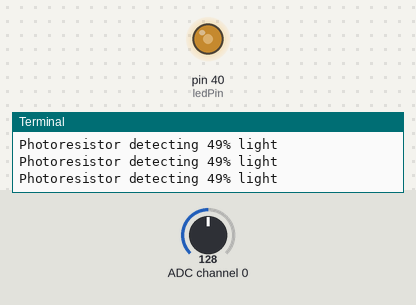
The program below on a simulated Raspberry Pi (header pin numbers). On the bench: output pins drawn as LEDs (lit = HIGH), the last lines printed to the terminal. Inputs (shaded band) come from the test bench; at power-on: ADC channel 0 = 128 (analog values on the 0–255 scale).

Above: at 1.2 s.
1.3 s: ADC channel 0 set to 76
At 2.0 s:
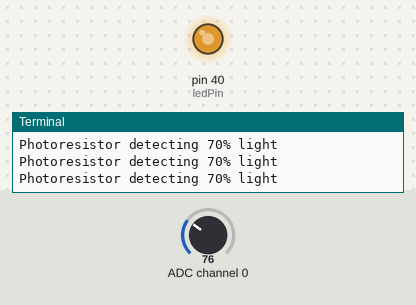
2.8 s: ADC channel 0 set to 30
At 3.4 s:
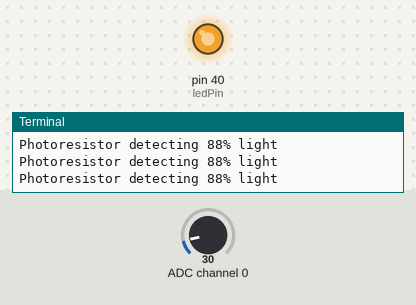
4.3 s: ADC channel 0 set to 224
At 5.5 s:
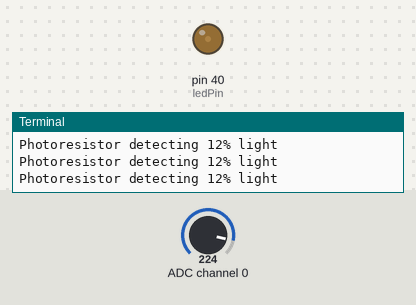
5.8 s: ADC channel 0 set to 255
At 6.6 s:
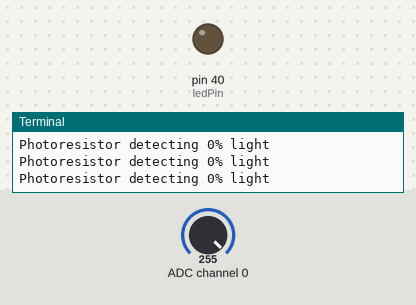
Timing chart, 0 to 8.3 s (numbered marks = the images above; inputs shaded):
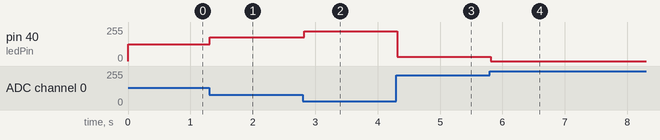

Measured:
- after the input at 1.3 s, pin 40 (ledPin): 127/255 → 179/255 at once
- after the input at 2.8 s, pin 40 (ledPin): 179/255 → 225/255 at once
- after the input at 4.3 s, pin 40 (ledPin): 225/255 → 31/255 at once
- after the input at 5.8 s, pin 40 (ledPin): 31/255 → 0/255 at once

The program:

photoresistor.py
```python
import smbus
import RPi.GPIO as gpio
import time

address = 0x48
bus = smbus.SMBus(1)
command = 0x40

interval = 0.01
ledPin = 40

def setup():
    global ledPWM
    gpio.setmode(gpio.BOARD)
    gpio.setup(ledPin, gpio.OUT)
    gpio.output(ledPin, gpio.LOW)
    ledPWM = gpio.PWM(ledPin, 1000)
    ledPWM.start(30)

def start():
    setup()
    try:
        loop()
    except KeyboardInterrupt:
        end()

# Reads the analog channel which can be 0, 1, 2, 3 from the PCF8591
def analogRead(channel):
    value = bus.read_byte_data(address, command + channel)
    return value

# To map values from a scale of 0 to 255 to 100% to 0%
def translateValues(value, leftMin, leftMax, rightMin, rightMax):
    leftSpan = leftMax - leftMin
    rightSpan = rightMax - rightMin
    valueScaled = float(value - leftMin) / float(leftSpan)
    return rightMin + (valueScaled * rightSpan)

def loop():
    while 1:
        value = analogRead(0)

        # A value of 0 is 100% and 255 is 0
        percentageOfLight = translateValues(value, 255, 0, 0, 100)
        print('Photoresistor detecting %d%% light' % (percentageOfLight))
        ledPWM.ChangeDutyCycle(percentageOfLight)
        time.sleep(interval)

def end():
    ledPWM.stop()
    bus.close()
    gpio.cleanup()

start()
```
